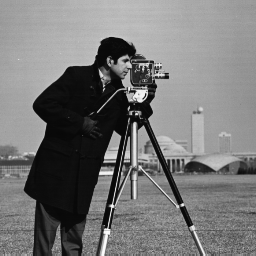
%> input picture labosi/lab-3/2007-08/slike/cameraman.tif, 256 x 256 px
$ octave z323.m   (GNU Octave 9; MATLAB toolbox functions it lacks are replaced by stand-ins)
%> lines starting %> are read from the running program, lines starting %| are printed output that depends on the picture
img = imread('cameraman.tif');
%> img is the input picture: size 256x256 uint8; min 7, max 253, mean 118.7
h = fspecial('average', 25);
img = double(img);
%> img: size 256x256 double
tic; img3 = conv2(img, h); toc
%> after `img3 = conv2(img, h)`:
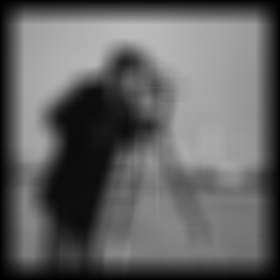
%> img3: size 280x280 double; min 0.181, max 186, mean 99.2
figure, imagesc(img3)
%> after `imagesc(img3)`:
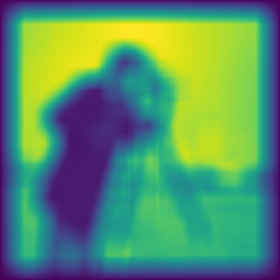
%> displayed picture: size 280x280x3, on the screen's scale of 0 to 255; mean R, G, B 88.2, 144.8, 105.3

tic; img4 = ifft2(fft2(img) .* fft2(img)); toc
%> after `img4 = ifft2(fft2(img) .* fft2(img))`:
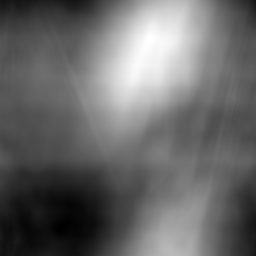
%> img4: size 256x256 double; min 832199924, max 1055019522, mean 923762942.7; drawn with min black and max white
figure, imagesc(img4)
%> after `imagesc(img4)`:
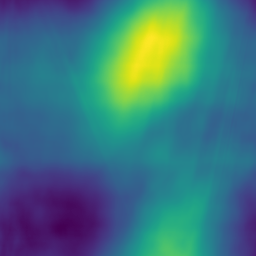
%> displayed picture: size 256x256x3, on the screen's scale of 0 to 255; mean R, G, B 61.5, 118.8, 126.4

tic; IMG = fft2(img, 280, 280);
H = fft2(h, 280, 280);
Y = IMG .* H;
y = ifft2(Y); toc
figure, imagesc(y)

$ run again, with labosi/lab-3/2007-08/slike/blood1.tif copied over labosi/lab-3/2007-08/slike/cameraman.tif
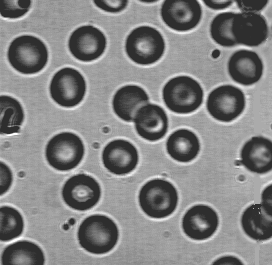
%> input picture labosi/lab-3/2007-08/slike/blood1.tif, 272 x 265 px
%> img is the input picture: size 265x272 uint8; min 46, max 255, mean 129.8
%> img: size 265x272 double
%> `y = ifft2(Y)`:
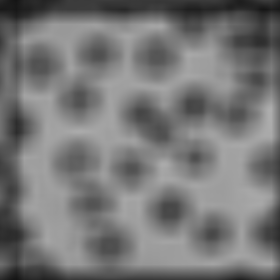
%> y: size 280x280 double; min 20.44, max 173.4, mean 119.3
%> `imagesc(y)`:
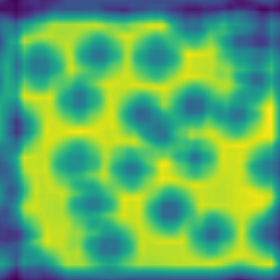
%> displayed picture: size 280x280x3, on the screen's scale of 0 to 255; mean R, G, B 93.4, 173.3, 101.1
